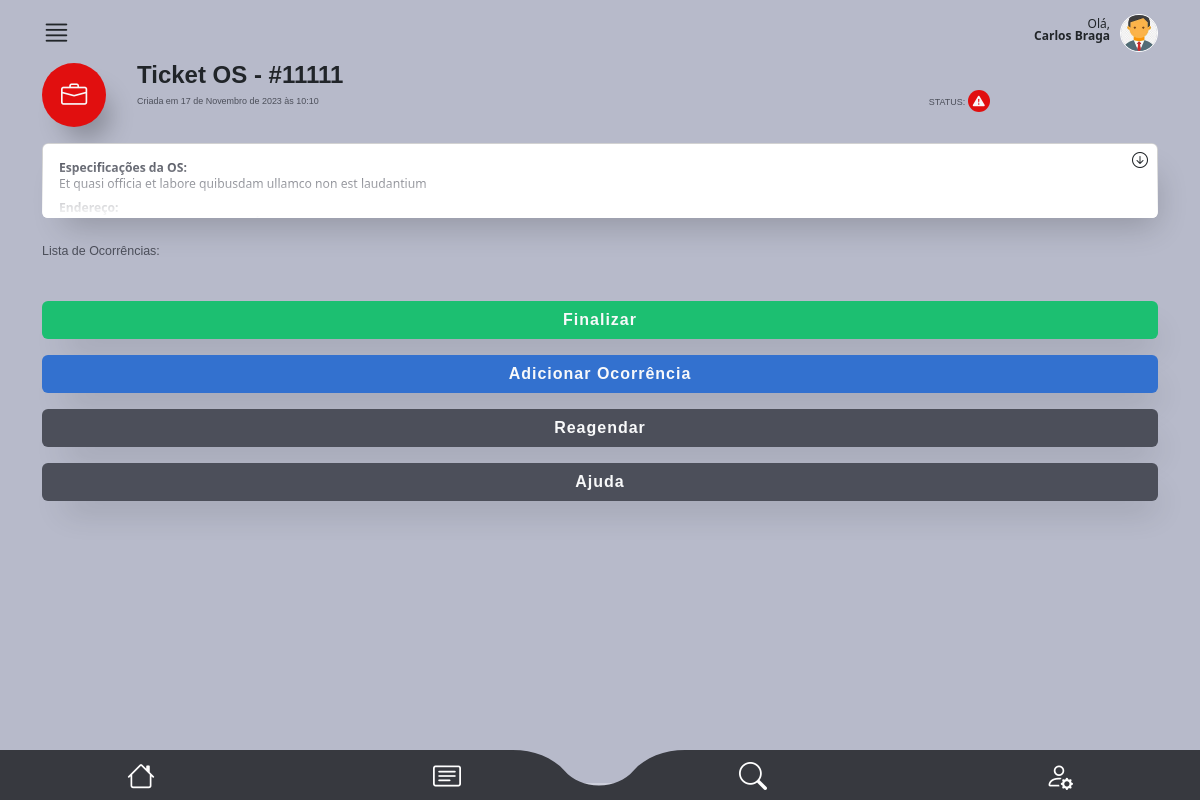
/main/no_local/7 (signed in), run on the app's committed database.
### authentication/models.py (models this page shows, shortened)
class CustomUser(AbstractUser):
    telefone = models.CharField(max_length=15, null=False)
    endereco = models.ForeignKey(
        Endereco, on_delete=models.CASCADE, null=True, default=None
    )
    foto = models.ImageField(upload_to="img/perfil_user/", null=True, blank=True)
    email = models.EmailField(unique=True)

### staff/models.py (models this page shows, shortened)
class OrdemDeServico(models.Model):
    ticket = models.CharField(max_length=200, unique=True)
    tecnico = models.ForeignKey(
        CustomUser, on_delete=models.CASCADE, related_name="ordens_técnico", null=True, default=None
    )
    staff = models.ForeignKey(
        CustomUser, on_delete=models.CASCADE, related_name="ordens_staff"
    )
    descricao = models.TextField(max_length=600)
    previsao_chegada = models.DateTimeField(editable=True)
    previsao_execucao = models.DateTimeField(editable=True)
    material = models.CharField(max_length=100, validators=[MinLengthValidator(3)])
    equipamento = models.CharField(max_length=100, validators=[MinLengthValidator(3)])
    data_criacao = models.DateTimeField(auto_now_add=True)
    cliente = models.ForeignKey(Cliente, on_delete=models.CASCADE)
    endereco = models.ForeignKey(Endereco, on_delete=models.CASCADE)
    contrato = models.CharField(max_length=700, null=True, blank=True)
    atividade = models.CharField(max_length=50, choices=ACTIVITY_CHOICES)
    status_tecnico = models.CharField(max_length=50, choices=TECNICAL_CHOICES)
    status = models.CharField(
        max_length=10, choices=STATUS_CHOICES, default="Aguardando"
    )
    atraso_em_minutos = models.CharField(max_length=50, choices=ATRASO_CHOICES)
    atraso_descricao = models.TextField(max_length=400)
    descricao_reagendamento = models.TextField(max_length=400)
    vezes_reagendada = models.IntegerField(default=0)

### main/views.py (the view)
# urls.py: path("no_local/<int:ordem_id>", views.no_local, name="no_local"),
@is_tecnico_and_owner
def no_local(request, ordem_id):
    try:
        user = request.user
        ordem = get_object_or_404(
            OrdemDeServico,
            id=ordem_id,
            status__in=["Atenção", "Urgente", "Aguardando", "Concluído"],
        )
        ocorrencias = ordem.ocorrencias.all()
        if ordem.status == "Concluído":
            return HttpResponse("Ordem de Serviço já finalizada")
        ordem.status_tecnico = "No Local"
        ordem.save()
        return render(
            request,
            "no_local.html",
            {"ordem": ordem, "user": user, "ocorrencias": ocorrencias},
        )
    except Exception as e:
        return render(request, "error.html", {"error_message": str(e)})

### authentication/models.py (called while the page is built)
    def __str__(self):
        return f"{self.rua}, {self.numero}, {self.complemento}, {self.bairro}, {self.cidade}, {self.estado}, CEP: {self.cep}"

### main/helpers.py (called while the page is built)
def is_tecnico_and_owner(view_func):
    @wraps(view_func)
    def _wrapped_view(request, ordem_id, *args, **kwargs):
        user = request.user
        try:
            ordem = OrdemDeServico.objects.get(id=ordem_id)
            if user.groups.filter(name="Técnico").exists() and ordem.tecnico == user:
                return view_func(request, ordem_id, *args, **kwargs)
        except OrdemDeServico.DoesNotExist:
            return HttpResponse("Os não existe")
        return HttpResponse(
            "Acesso não autorizado"
        )  # Ou redirecione para uma página de erro
    return _wrapped_view

### main/templates/no_local.html (shortened to what this page needs)
{% extends "base2.html" %} {%load static%} {% block rest %}
      <section id="detalhes_oc_scr">
        <div class="container">
          <div id="oc_detalhes">
            <div class="oc_titulo mb-1 mb-md-3">
              <div class="row">
                <div class="col-3 col-md-1">
                  <div class="{% if ordem.status == 'Aguardando' %}icon bg01{% elif ordem.status == 'Atenção' %}icon bg06{% else %}icon bg05{% endif %}">
                      <i class="bi bi-briefcase text-light"></i>
                    </div>
                </div>
                <div class="col-9 col-md-10">
                  <h4 class="font-bold">
                    Ticket OS - #{{ordem.ticket}}
                  </h4>
                  <div class="row">
                    <div class="col-8 col-md-10">
                      <p class="font-medium color04">Criada em {{ordem.data_criacao}}</p>
                    </div>
                    <div class="col-4 col-md-2">
                      <p class="font-medium color04">STATUS:
                        <span class="{% if ordem.status == 'Aguardando' %}icon_sm bg01{% elif ordem.status == 'Atenção' %}icon_sm bg06{% else %}icon_sm bg05{% endif %}">
                          {% if ordem.status == 'Aguardando' %}
                            <i class="bi bi-clock text-light"></i>
                          {% elif ordem.status == 'Atenção' %}
                            <i class="bi bi-flag text-light"></i>
                          {% else %}
                            <i class="bi bi-exclamation-triangle-fill text-light"></i>
                          {% endif %}
                        </span>
                      </p>
                    </div>
                  </div>
                </div>
              </div>
            </div>
              <div class="oc_espec box-shadow">
                <span class="icon"><i class="bi bi-arrow-down-circle"></i></span>
                <div class="collapse" id="oc_espec">
                  <div class="card card-body color04">
                    <div class="row">
                      <div class="col-12">
                        <p><strong>Especificações da OS:</strong></p>
                        <p>{{ordem.descricao}} </p>
                      </div>
                      <div class="col-12 mt-2">
                        <p><strong>Endereço:</strong></p>
                        <p id="endereco">{{ordem.endereco}}</p>
                      </div>
                        <br/>
                        <br/>
                    </div>
                  </div>
                </div>
              </div>
              <div class="oc_ocorrencia">
                <label class="mt-4 font-medium color04">Lista de Ocorrências:</label>
              </div>
              <br>
              <div class="oc_action">
                <a href="{% url 'finalizar_os' ordem.id %}" class="btn bg02 text-light w-100 box-shadow fs-6 font-bold mt-3"
                >Finalizar</a
              >
                <a href="{% url 'ocorrencias' ordem.id %}" class="btn bg01 text-light w-100 box-shadow fs-6 font-bold mt-3"
                >Adicionar Ocorrência</a
              >
              <a href="{% url 'reagendar' ordem.id %}" class="btn bg04 text-light w-100 box-shadow fs-6 font-bold mt-3"
                >Reagendar</a
              >
              <button
                id="btn-problema"
                class="btn bg04 text-light w-100 box-shadow fs-6 font-bold mt-3"
              >
                Ajuda
              </div>
            </div>
        </div>
      </section>
    {% endblock %}

### main/templates/base2.html (shortened to what this page needs)
{%load static%}
<!DOCTYPE html>
<html lang="en" data-bs-theme="auto">
  <head>
    <link
      rel="stylesheet"
      href="https://cdn.jsdelivr.net/npm/@docsearch/css@3"
    />
    <link
      rel="stylesheet"
      href="https://cdn.jsdelivr.net/npm/bootstrap-icons@1.11.1/font/bootstrap-icons.css"
    />
    <link
      href="{% static 'assets/dist/css/bootstrap.min.css' %}"
      rel="stylesheet"
    />
    <link href="{% static 'assets/css/app_mamminfo.css' %}" rel="stylesheet" />
  </head>
  <body>
    <main class="bg03">
      <header>
        <div class="container">
          <div id="super_menu">
            <div class="row">
              <div class="col-3 text-start">
                <i class="bi bi-justify i_main"></i>
              </div>
              <div class="col-9 text-end">
                <p class="mt-2">
                  Olá,<br />
                  <strong>{{ user.first_name }} {{ user.last_name }}</strong>
                </p>
                <div class="photo_user mt-1">
                  {% if request.user.foto %}
                  <img src="{{ request.user.foto.url }}" alt="User Photo" />
                  {% else %}
                  <img
                    src="https://cdn-icons-png.flaticon.com/512/3106/3106807.png?auto=format&fit=crop&q=80&w=1760&ixlib=rb-4.0.3&ixid=M3wxMjA3fDB8MHxwaG90by1wYWdlfHx8fGVufDB8fHx8fA%3D%3D"
                    alt=""
                  />
                  {% endif %}
                </div>
              </div>
            </div>
          </div>
        </div>
      </header>
      {% block rest %}{% endblock %}
    </main>
    <footer>
      <ul class="row">
        <li class="col-3 mt-1">
          <a href="{% url 'dashboard' %}"><i class="bi bi-house"></i></a>
        </li>
        <li class="col-3 p-0 mt-1 text-start text-md-center">
          <a href="{% url 'minhas_os' %}" class="text-start text-md-center"
            ><i class="bi bi-card-text"></i
          ></a>
        </li>
        <li class="col-3 p-0 mt-1 text-end text-md-center">
          <a href="{% url 'tela_busca' %}" class="text-end text-md-center"
            ><i class="bi bi-search"></i
          ></a>
        </li>
        <li class="col-3 mt-1">
          <a href="{% url 'tela_user' %}"><i class="bi bi-person-gear"></i></a>
        </li>
      </ul>
    </footer>
  </body>
</html>

### main/templates/static/assets/css/app_mamminfo.css (style rules this page uses)
html { font-family: 'Noto', sans-serif;background: #ced0dc; }
.font-medium { font-family: 'NotoMedium', sans-serif;font-weight: 400; }
.font-bold { font-family: 'NotoBold', sans-serif;font-weight: 600; }
.bg01 { background: #3371cf; }
.bg02 { background: #1cbf71; }
.bg03 { background: #b7baca; }
.bg04 { background: #4c4f5a; }
.bg05 { background: #e10f0f; }
.color04 { color: #4c4f5a; }
section { height: auto;min-height: 90vh;max-width: 100vw;width: 100%; }
.box-shadow { box-shadow: 10px 20px 32px -12px rgba(0,0,0,.2); }
.btn { letter-spacing: 1px; }
#super_menu { padding: 10px 0;position: relative; }
#super_menu p { font-size: .75rem;line-height: 100%;display: inline-block;margin: 0 10px 0 0; }
#super_menu .i_main { font-size: 1.8rem; }
#super_menu .photo_user { float: right;display: inline-block; }
#super_menu .photo_user img { width: 38px;height: 38px;display: block;border-radius: 38px;object-fit: cover;transform-origin: 50% 50%;border: 1px solid #fff; }
footer { position: fixed;z-index: 5; width: 100%;bottom: 0;background: url(../img/footer.svg) 50% 50% / cover;height: 50px; }
footer ul { padding: 0;margin: 0;text-align: center; }
footer ul li { list-style: none;display: inline-block; }
footer li a { color: #fff;font-size: 1.75rem;width: 100%;text-align: center;display: block; }
#oc_detalhes .oc_titulo .icon { width: 64px;height: 64px;border-radius: 64px;display: inline-block;text-align: center;line-height: 64px;box-shadow: 12px 20px 24px -8px rgba(0,0,0,.25); }
#oc_detalhes .oc_titulo .icon i { font-size: 1.64rem; }
#oc_detalhes .oc_titulo h4 { line-height: 100%; }
#oc_detalhes .oc_titulo p { font-size: .56rem;margin: 0; }
#oc_detalhes .oc_titulo .icon_sm { width: 22px;height: 22px;border-radius: 22px;display: inline-block;text-align: center;line-height: 22px;margin-top: -5px; }
#oc_detalhes .oc_titulo .icon_sm i { font-size: .75rem; }
#oc_detalhes .oc_espec { position: relative;overflow: hidden;border-radius: 6px; }
#oc_detalhes .oc_espec .collapse, #oc_detalhes .oc_espec .collapsing { display: block;height: 75px;overflow: hidden; }
#oc_detalhes .oc_espec p { font-size: .76rem;margin:0;line-height: 132%; }
#oc_detalhes .oc_espec .icon { position: absolute;top: 5px;right: 10px;z-index: 2; }
#oc_detalhes .oc_espec .collapse::before { position: absolute;bottom: 0;left: 0;right: 0;width: 100%;height: 60px;display: block;content: "";z-index: 1; background: rgb(255,255,255);background: linear-gradient(0deg, rgba(255,255,255,1) 0%, rgba(255,255,255,0) 100%); }
#oc_detalhes { padding-bottom: 50px; }
#oc_detalhes .oc_action { margin-bottom: 75px; }
#oc_detalhes .oc_ocorrencia label { font-size: .78rem; }

### data on the page
CustomUser: first_name "Carlos", last_name "Braga", user.foto (picture)
OrdemDeServico: ticket "11111", data_criacao "17 de Novembro de 2023 às 10:10", descricao "Et quasi officia et labore quibusdam ullamco non est laudantium"
